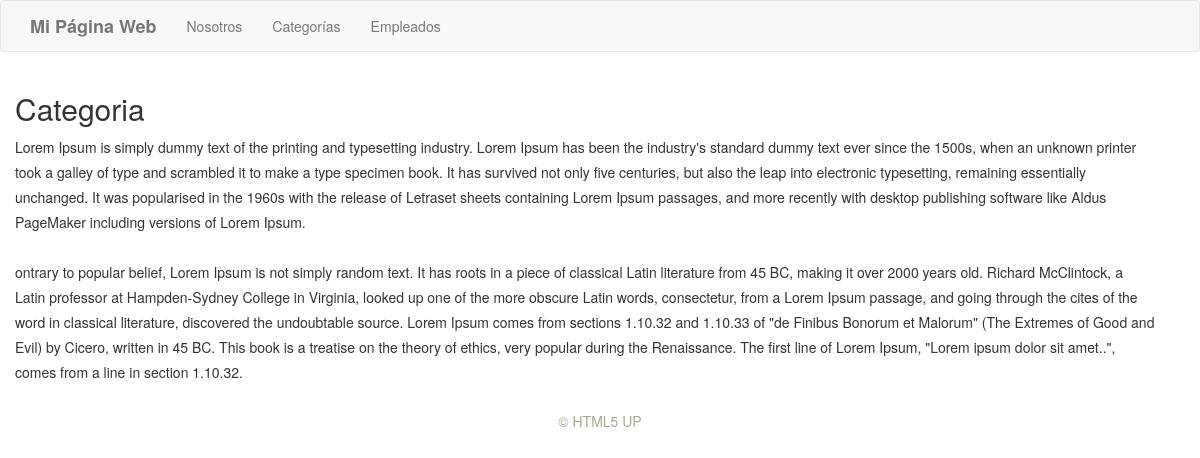
The app's page /category.php with its own data.
### tables this page shows
CREATE TABLE `mp_pages` (
  `page_id` int(11) NOT NULL,
  `page_title` varchar(255) NOT NULL,
  `page_desc` text DEFAULT NULL,
  `meta_keywords` varchar(255) DEFAULT NULL,
  `meta_desc` varchar(255) DEFAULT NULL,
  `sort_order` int(11) NOT NULL DEFAULT 0,
  `parent` varchar(255) NOT NULL DEFAULT '0',
  `status` enum('A','I') NOT NULL DEFAULT 'A',
  `page_alias` varchar(255) DEFAULT NULL
);

### config.php (called while the page is built, shortened)
<?php
$currentPage = pathinfo($_SERVER['PHP_SELF'], PATHINFO_FILENAME);

### php/core/Executor.php (called while the page is built)
<?php
class Executor {
  public static function doit($sql){
		$con = Database::getCon();
		return array($con->query($sql),$con->insert_id);
	}
}

### php/core/models/Page.php (called while the page is built, shortened)
<?php
class Page extends DataRow {
    public static $tablename = "mp_pages";
    private $title;
    private $desc;
    public function __construct() {
        $this->title = "";
        $this->desc = "";
    }
    public function getDataToDatarow($row) {
        $page = new Page();
        $page->setId($row["page_id"]);
        $page->setTitle($row["page_title"]);
        $page->setDesc($row["page_desc"]);
        $page->setAlias($row["page_alias"]);
        return $page;
    }
    public function getTitle() {
        return $this->title;
    }
    public function getDesc() {
        return $this->desc;
    }
    public function setTitle($title) {
        $this->title = $title;
    }
    public function setDesc($desc) {
        $this->desc = $desc;
    }
     public static function getPageDetailsByName($currentPage) {
        $sql = "select * from " . self::$tablename . " where 1 AND page_alias=\"$currentPage\"";
        $query = Executor::doit($sql);
        return Model::one($query[0], new Page());
    }
}

### php/core/Model.php (called while the page is built, shortened)
<?php
class Model {
    public static function one($query, $aclass) {
        $found = null;
        $data = new $aclass;
        while ($r = $query->fetch_array()) {
            $cnt = 1;
            foreach ($r as $key => $v) {
                if ($cnt > 0 && $cnt % 2 == 0) {
                     $data  = $aclass->getDataToDatarow($r);
                     break;
                }
                $cnt++;
            }
            $found = $data;
            break;
        }
        return $found;
    }
}

### category.php (the view, shortened to what this page needs)
<?php
require("config.php");
$pageDetails = Page::getPageDetailsByName($currentPage);
?>
<?php include "php/pages/header.php"; ?>
<div class="row main-row">
    <div class="8u">
        <section class="left-content">
            <h2><?php echo stripslashes($pageDetails->getTitle()); ?></h2>
            <?php echo stripslashes($pageDetails->getDesc()); ?>
        </section>
    </div>
</div>
<?php include("php/pages/footer.php"); ?>

### css/style-desktop.css (style rules this page uses)
body { min-width: 1200px; }
section, article { margin: 0 0 20px 0; }
section:last-child, article:last-child { margin-bottom: 0; }
section.left-content { padding-right: 30px; line-height:25px; }

### records on screen
mp_pages: page_title "Categoria", page_desc "Lorem Ipsum is simply dummy text of the printing and typesetting industry. Lorem Ipsum has been the industry's standard dummy text ever since the 1500s, when an unknown printer took a galley of type and scrambled it to make a type specimen book. It has survived not only five centuries, but also the leap into electronic typesetting, remaining essentially unchanged. It was popularised in the 1960s with the release of Letraset sheets containing Lorem Ipsum passages, and more recently with desktop publishing software like Aldus PageMaker including versions of Lorem Ipsum. ontrary to popular belief, Lorem Ipsum is not simply random text. It has roots in a piece of classical Latin literature from…"

### other values on screen
SITE_NAME "Mi Página Web"
